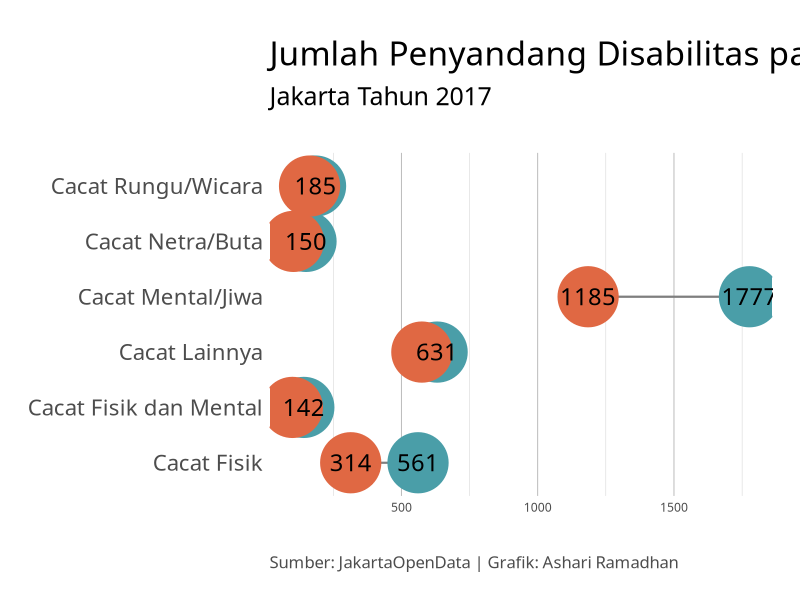
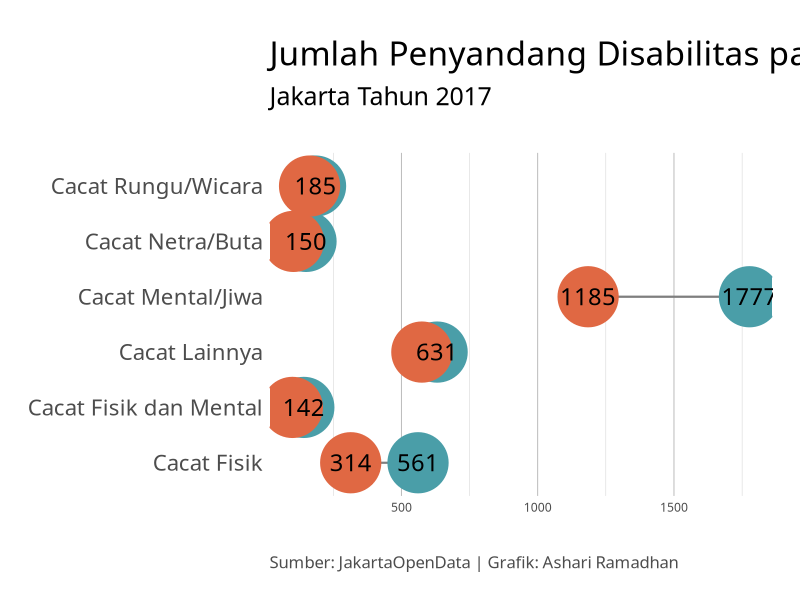

The R source for these figures, in order:
library(ggtext)
library(tidyverse)

data_cacat <- read_csv('6-datavis/data/jumlah_disabilitas.csv')
data_cacat$jenis_disabilitas <- as.factor(data_cacat$jenis_disabilitas)
data_cacat$jenis_kelamin <- as.factor(data_cacat$jenis_kelamin)

str(data_cacat)

cacat <- data_cacat %>%
  group_by(jenis_disabilitas, jenis_kelamin) %>%
  summarise(total = sum(jumlah, na.rm = T))

p1 <- ggplot(cacat) +
  geom_path(aes(total, jenis_disabilitas, group = jenis_disabilitas), 
            color = "grey50", size = 0.75) +
  geom_point(aes(total, jenis_disabilitas, color = jenis_kelamin), 
             size = 20) +
  geom_text(aes(total, jenis_disabilitas, label = total), size = 6, 
            color = "black", check_overlap = T, 
            family = "Produkt Medium") +
  scale_color_manual(values = c("#4A9EA8", "#E06843")) +
  labs(
    title = "<span>Jumlah Penyandang Disabilitas pada 
    <span style = 'color:#4A9EA8;'>Laki-laki</span>, dan 
    <span style = 'color:#E06843;'>Perempuan</span>",
    subtitle = "Jakarta Tahun 2017",
    caption = "Sumber: JakartaOpenData | Grafik: Ashari Ramadhan"
  ) +
  theme_minimal(base_family = "Futura Medium") +
  theme(
    legend.position = "none",
    plot.margin = margin(20, 20, 20, 20),
    axis.text.y = element_text(size = 16),
    axis.title = element_blank(),
    panel.grid.major.y = element_blank(),
    panel.grid.major.x = element_line(color = "grey70", size = 0.3),
    panel.grid.minor.x = element_line(color = "grey80", size = 0.15),
    plot.title = element_markdown(hjust = 0, size = 24, margin = margin(10, 0, 0, 0), family = "Canonical"),
    plot.subtitle = element_text(hjust = 0, size = 18, margin = margin(10, 0, 30, 0), family = "Canonical"),
    plot.caption = element_text(hjust = 0, size = 12, margin = margin(30, 0, 0, 0), family = "Produkt", color = "grey30")
  )
p1

ggsave("6-datavis/disabilitas.png", dpi = 320, width = 16, height = 12)
